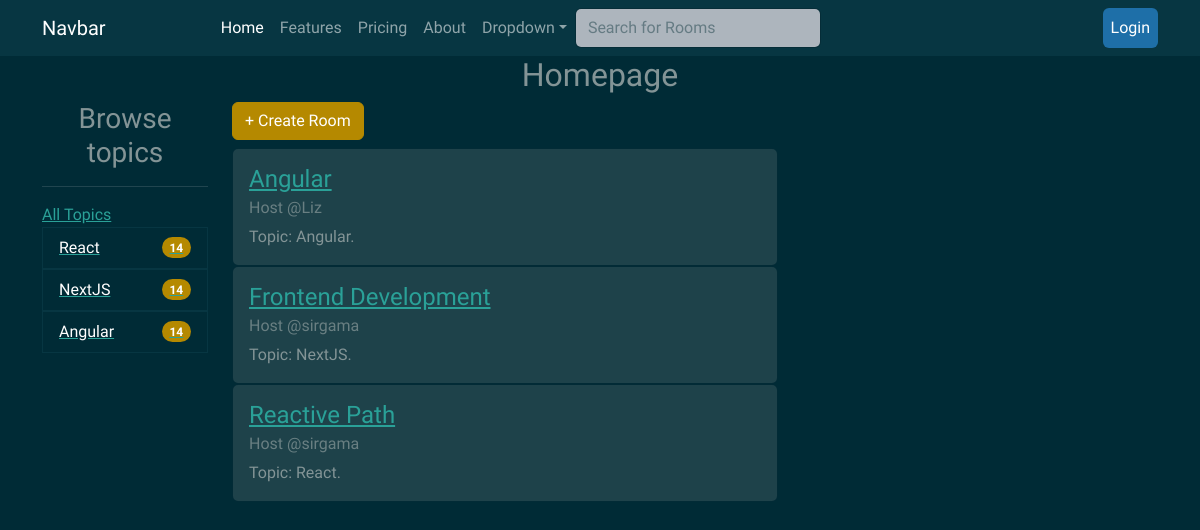
/, run on an earlier commit of the app's database.
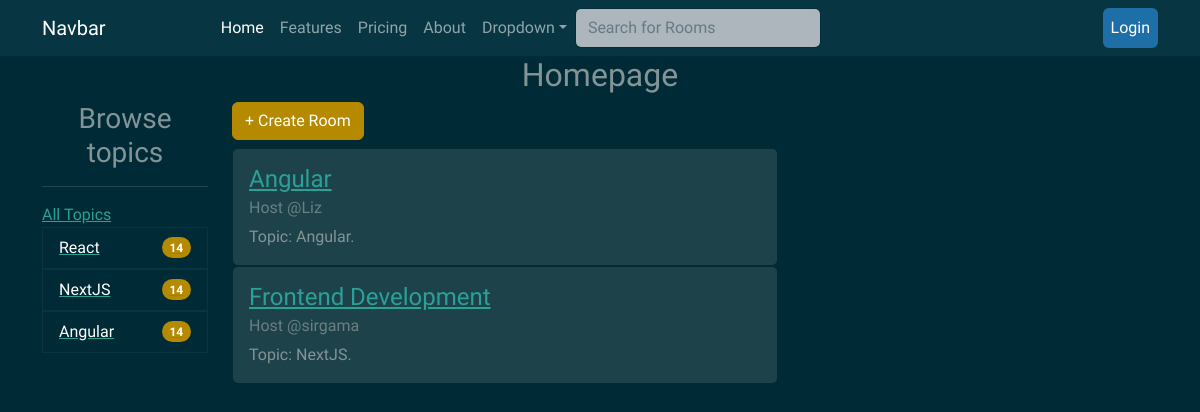
And on a later commit of the database.
### mainapp/models.py (models this page shows, shortened)
class Topic(models.Model):
    name = models.CharField(max_length=200)

class Room(models.Model):
    host = models.ForeignKey(User,on_delete=models.SET_NULL, null=True)
    topic = models.ForeignKey(Topic, on_delete=models.SET_NULL, null=True)
    name = models.CharField(max_length=100)
    description = models.TextField(null=True, blank=True)
    updated = models.DateTimeField(auto_now=True)
    created = models.DateTimeField(auto_now_add=True)
    class Meta:
        ordering = ['-updated', '-created']

### mainapp/views.py (the view)
# urls.py: 2. Add a URL to urlpatterns:  path('', views.home, name='home')
def home(request):
    q = request.GET.get('q') if request.GET.get('q')!= None else ''
    room = Room.objects.filter(Q(topic__name__icontains = q) | Q(name__icontains=q) | Q(description__icontains=q) | Q(host__username__icontains=q))
    topic = Topic.objects.all()
    context = {
        "rooms":room,
        "topics":topic
    }
    return render(request, 'mainapp/home.html', context)

### mainapp/templates/mainapp/home.html (shortened to what this page needs)
{% extends 'mainapp/base.html' %}
{% load static %}
{% block content %}
{% include 'mainapp/navbar.html' %}
<h2 class="text-center">Homepage</h2>
<div class="container">
    <div class="row">
        <div class="col-md-2">
            <h3 class="text-center">Browse topics</h3>
            <hr>
            <a href="{% url 'home' %}">All Topics</a>
            <ul class="list-group">
                {% for topic in topics %}
                   <a href="{% url 'home' %}?q={{topic.name}}"> <li class="list-group-item d-flex justify-content-between align-items-center">
                    {{topic.name}}
                    <span class="badge bg-primary rounded-pill">14</span>
                    </li></a>
                {% endfor %}
            </ul>
        </div>
        <div class="col-md-6">
           <a href="{% url 'newroom' %}"><h6 class="btn btn-primary">+ Create Room</h6></a>
            {% for room in rooms %}
            <div class="card">
                <div class="card-body">
                  <h4 class="card-title"><a href="{% url 'room' room.id %}">{{room.name}}</a></h4>
                  <h6 class="card-subtitle mb-2 text-muted">Host @{{room.host.username}}</h6>
                  <p class="card-text">Topic: {{room.topic.name}}.</p>
                </div>
              </div>
              {% endfor %}
        </div>
        <div class="col-md-3">
        </div>
    </div>
</div>
{% endblock %}

What changed in the data, as far as the page shows it:
removed Room: name "Reactive Path", host.username "sirgama", topic.name "React"
